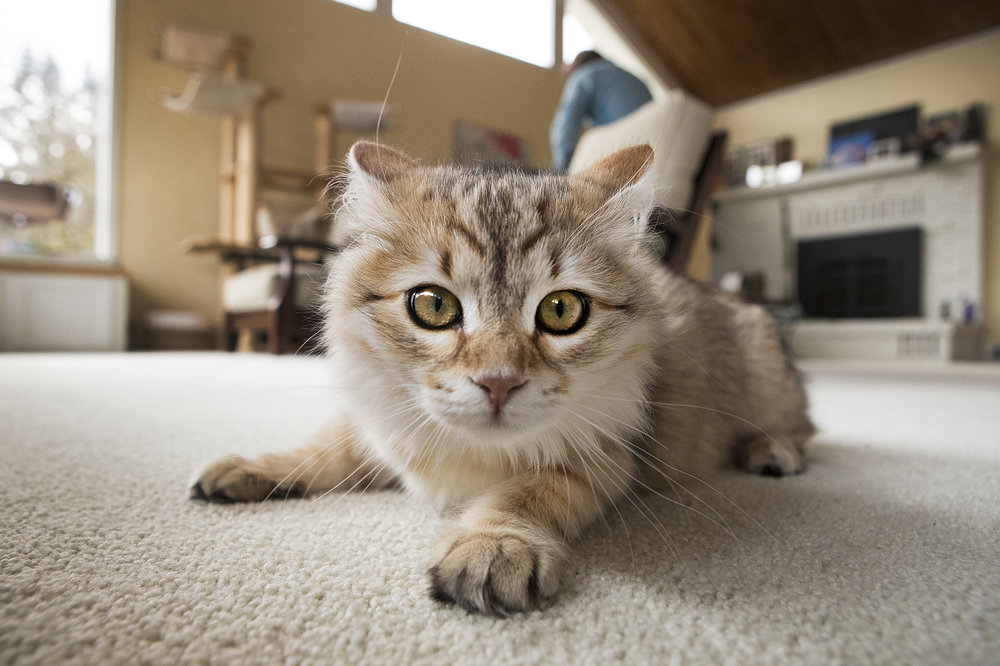
#> input picture 18-OpenCV/Photos/cat.jpg, 1000 x 666 px
$ python 4-basic-function.py
#> lines starting #> are read from the running program, lines starting #| are printed output that depends on the picture; after the words box and inside, x2 and y2 are one past the last pixel; in counts of white or black regions, pixels touching at a corner belong together
from cv2 import cv2 as cv

img=cv.imread('Photos/cat.jpg')
#> img is the input picture: shape (666, 1000, 3); mean B, G, R 124.8, 139.9, 151.1
cv.imshow('Cat',img)

# Converting to grayscale
gray=cv.cvtColor(img,cv.COLOR_BGR2GRAY)
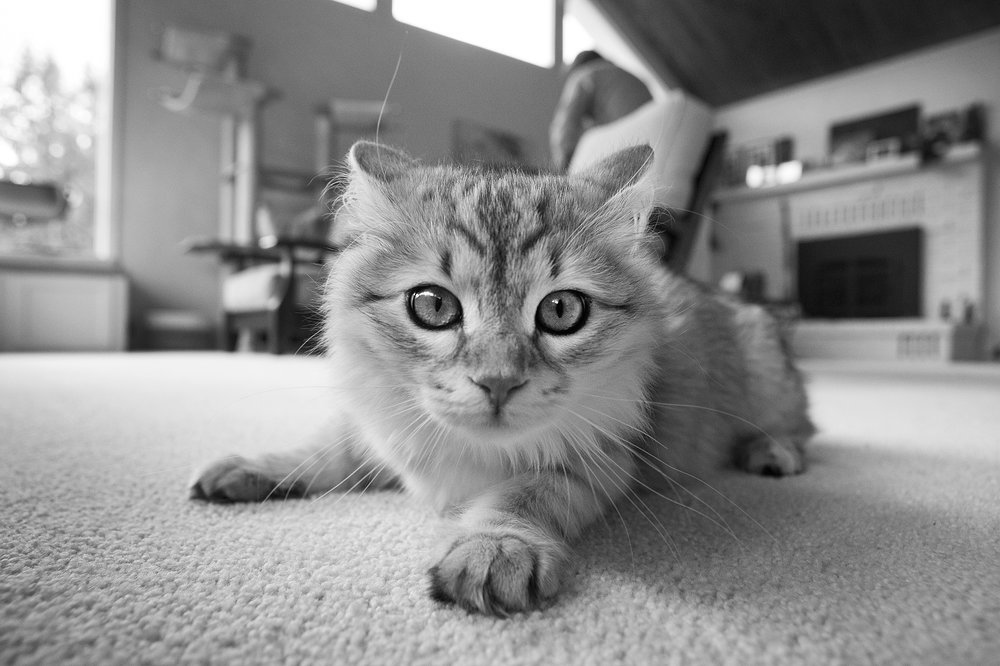
#> gray: shape (666, 1000); min 0, max 255, mean 141.5
# cv.imshow('Grayscale',gray)

# Blur
blur=cv.GaussianBlur(img,(5,5),cv.BORDER_DEFAULT)
# cv.imshow('BLUR',blur)

# Edge Cascade
canny=cv.Canny(blur,125,125)
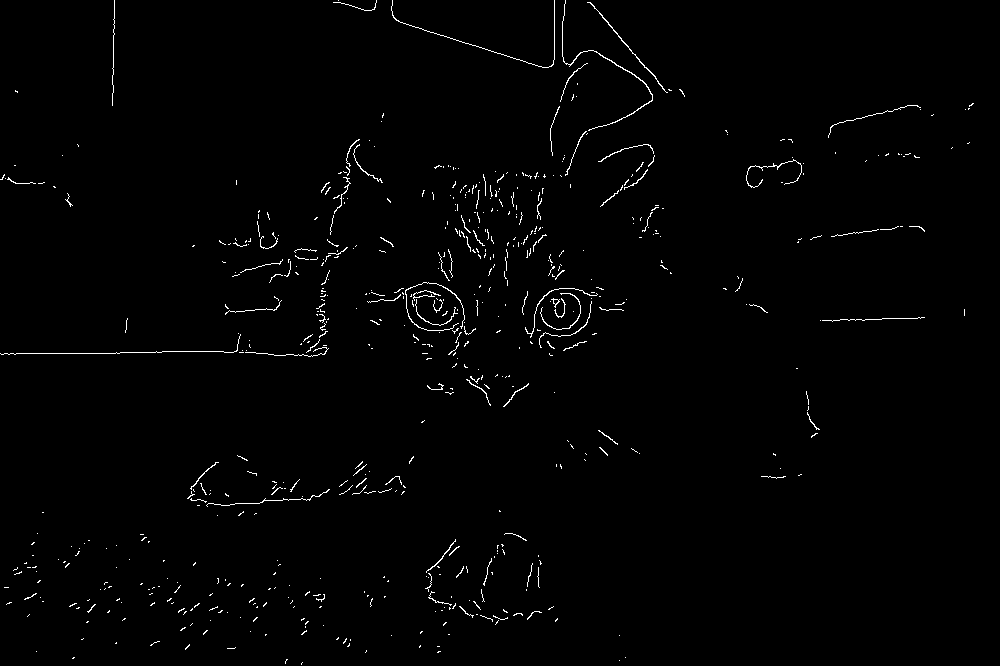
#> canny: shape (666, 1000); 1.1% white in thin lines or dots
# cv.imshow('Canny Edges',canny)

# Dilating the image
dilated=cv.dilate(canny,(7,7),iterations=3)
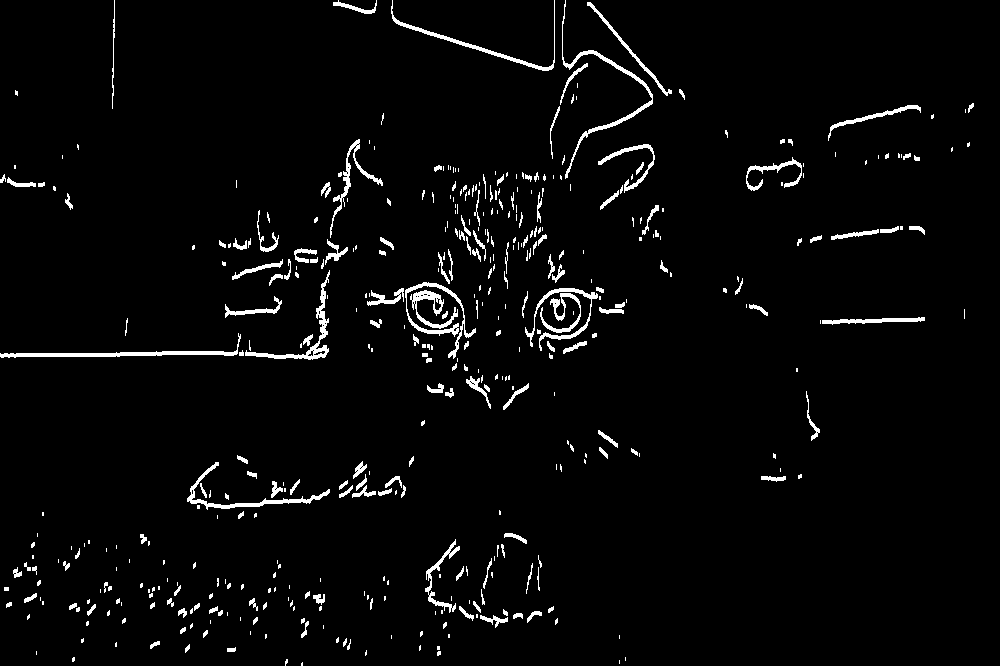
#> dilated: shape (666, 1000); 3.2% white; 446 white regions (267 under 20 px), largest, box (x1, y1, x2, y2) and area: (0, 333, 241, 358) 982, (562, 0, 653, 179) 909, (245, 270, 330, 360) 814
# cv.imshow('Dilated',dilated)

# Eroding
eroded=cv.erode(dilated,(7,7),iterations=3)
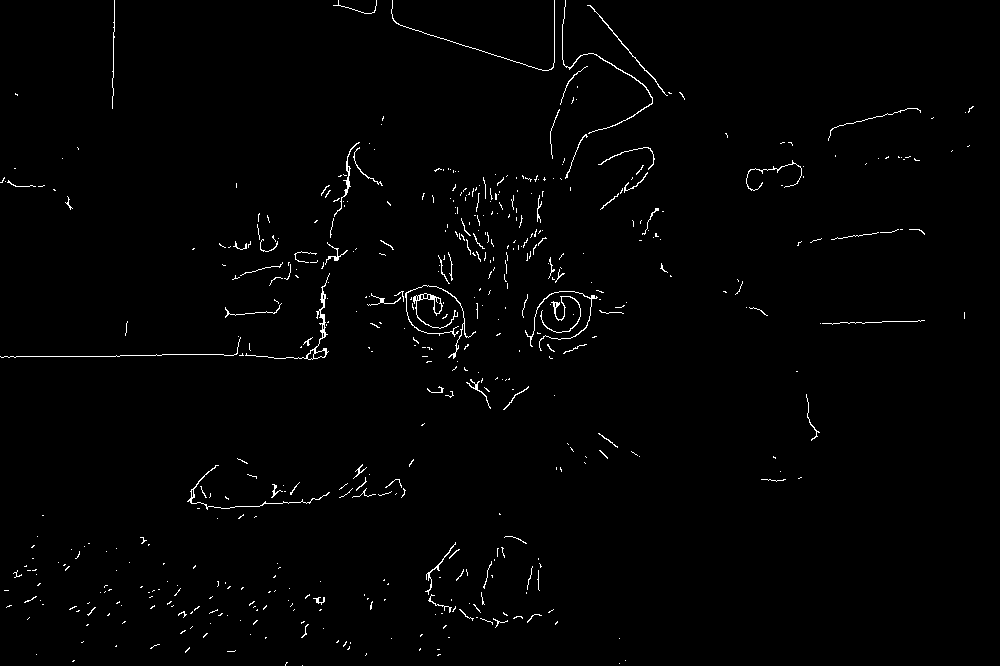
#> eroded: shape (666, 1000); 1.2% white in thin lines or dots
# cv.imshow('Eroded',eroded)

# Resize
resized=cv.resize(img,(500,500),interpolation=cv.INTER_AREA)
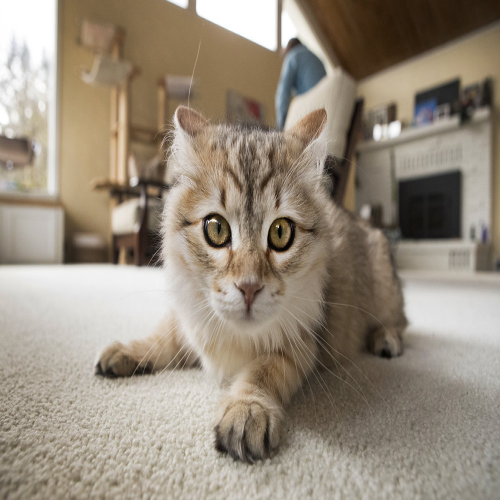
#> resized: shape (500, 500, 3); mean B, G, R 124.8, 139.9, 151.1
# cv.imshow('Resized',resized)

# Cropping
cropped=img[50:300,200:500]
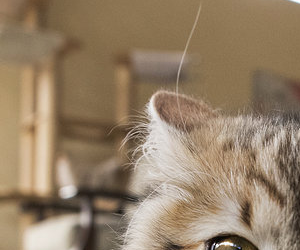
#> cropped: shape (250, 300, 3); mean B, G, R 103.3, 127.9, 148.5
cv.imshow('Cropped',cropped)

cv.waitKey(0)

$ run again, with 18-OpenCV/Photos/group.jpg copied over 18-OpenCV/Photos/cat.jpg
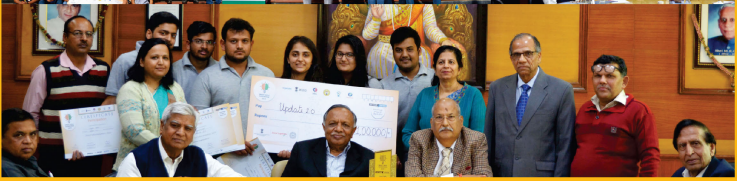
#> input picture 18-OpenCV/Photos/group.jpg, 737 x 181 px
#> img is the input picture: shape (181, 737, 3); mean B, G, R 81.7, 103.4, 130
#> `canny=cv.Canny(blur,125,125)`:
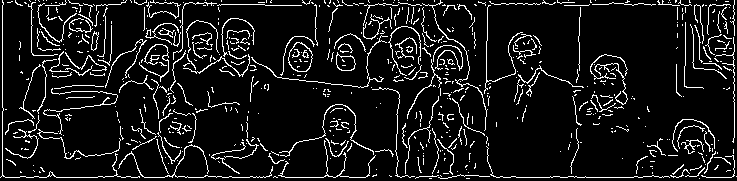
#> canny: shape (181, 737); 9.3% white in thin lines or dots
#> dilated: shape (181, 737); 24.4% white; 163 white regions (112 under 20 px), largest, box (x1, y1, x2, y2) and area: (0, 0, 394, 181) 11349, (183, 0, 542, 149) 7335, (371, 0, 735, 181) 4914
#> eroded: shape (181, 737); 11.1% white in thin lines or dots
#> `cropped=img[50:300,200:500]`:
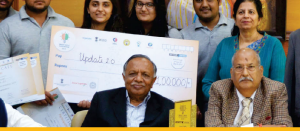
#> cropped: shape (131, 300, 3); mean B, G, R 125, 134.2, 139.7
